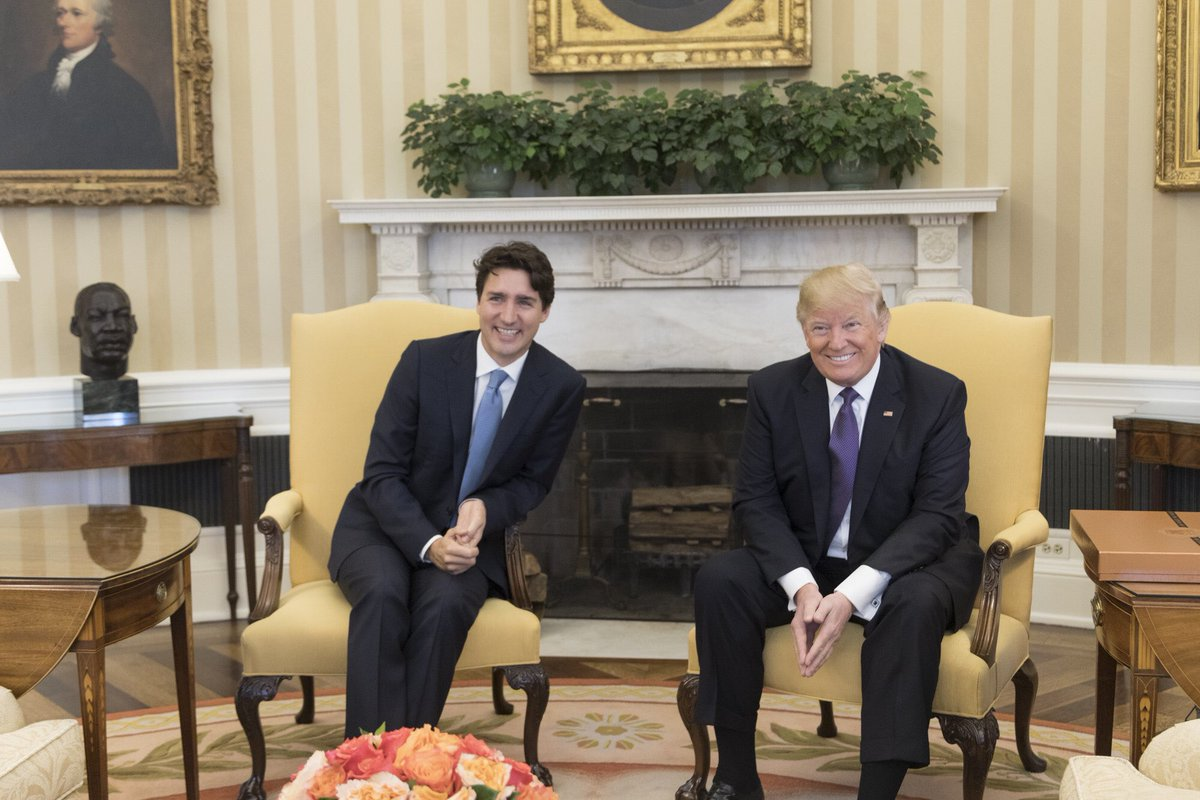
#> input picture image.jpg, 1200 x 800 px
$ jupyter execute --allow-errors facial-landmark.ipynb
#> lines starting #> are read from the running program, lines starting #| are printed output that depends on the picture; after the words box and inside, x2 and y2 are one past the last pixel; in counts of white or black regions, pixels touching at a corner belong together
<h1>Facial Landmark Detection in Python with OpenCV</h1>
<br>
<b>Welcome!</b>

<a id="top"></a>
<h2>Table of Contents</h2>
<ul>
    <li><a href="#00">Install Packages</a></li>
    <li><a href="#01">Retrieve Image</a></li>
    <li><a href="#02">Image Processing</a></li>
    <li><a href="#03">Face Detection</a></li>
    <li><a href="#04">Facial Landmarks Detection</a></li>
    <li><a href="#05">Credits</a></li>
</ul>

<b> Used openCV 4.1.2 and Python 3.7</b>

<a id="00"></a>

## Install Packages

<br><a href="#top" style="text-align:left;">Back to Top</a>

#### Import the OpenCV package

[cell 1]
import cv2
print(cv2.__version__)

#### Import other required packages

[cell 2]
# used for accessing url to download files
import urllib.request as urlreq

# used to access local directory
import os

# used to plot our images
import matplotlib.pyplot as plt

# used to change image size
from pylab import rcParams

<a id="01"></a>
## Retrieve Image

<br><a href="#top" style="text-align:left;">Back to Top</a>

#### Download an image

[cell 3]
# save picture's url in pics_url variable
pics_url = "https://upload.wikimedia.org/wikipedia/commons/archive/7/76/20170623195932%21Donald_Trump_Justin_Trudeau_2017-02-13_02.jpg"

# save picture's name as pic
pic = "image.jpg"

# chech if picture is in working directory
if (pic in os.listdir(os.curdir)):
    print("Picture exists")
else:
    # download picture from url and save locally as image.jpg
    urlreq.urlretrieve(pics_url, pic)
    print("Picture downloaded")

#### Display downloaded image

[cell 4]
# read image with openCV
image = cv2.imread(pic)
#> image is the input picture: shape (800, 1200, 3); mean B, G, R 104, 123.7, 137.1

# plot image with matplotlib package
plt.imshow(image)

<a id="02"></a>
## Image Processing

<br><a href="#top" style="text-align:left;">Back to Top</a>

#### Fix image colours

[cell 5]
# convert image to RGB colour
image_rgb = cv2.cvtColor(image, cv2.COLOR_BGR2RGB)

# plot image with matplotlib package
plt.imshow(image_rgb)

#### Crop Image

``Crop image to a specific size using the image's axes, with top-left of the image being (0,0).
Use image[y:y+depth, x:x+width],
where x and y are the left-hand-side axes to start the cropping.
Width and depth are the x and y dimensions for the cropped image respectively.``

[cell 6]
# set dimension for cropping image
x, y, width, depth = 50, 200, 950, 500
image_cropped = image_rgb[y:(y+depth), x:(x+width)]
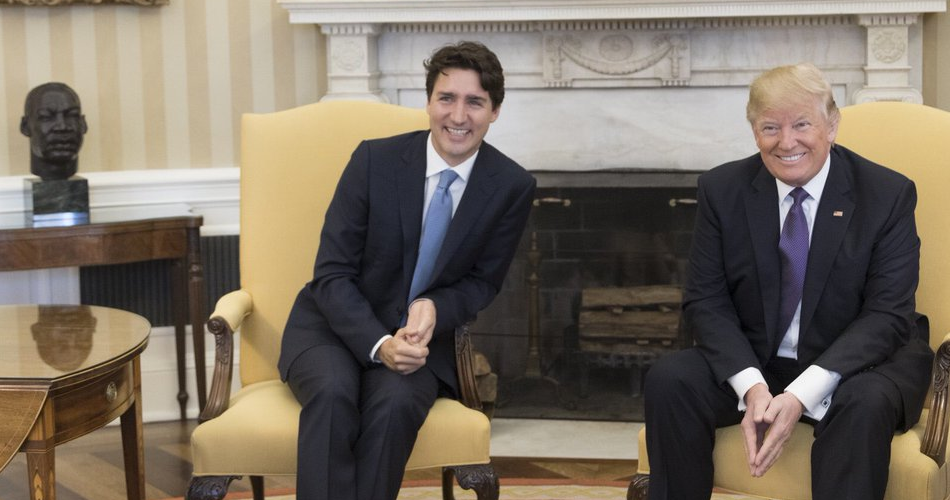
#> image_cropped: shape (500, 950, 3); mean R, G, B 120.9, 110.6, 98.2

# create a copy of the cropped image to be used later
image_template = image_cropped.copy()

# show image
plt.imshow(image_cropped)

#### Image Zoom In

[cell 7]
# Set zooming parameters
rcParams['figure.figsize'] = 10, 12
plt.imshow(image_cropped)

#### Remove the displayed axes

[cell 8]
plt.axis("off")
plt.imshow(image_cropped)

#### Convert image to GrayScale

Note: Face detection algorithm used here performs better with grayscale images

[cell 9]
# convert image to Grayscale
image_gray = cv2.cvtColor(image_cropped, cv2.COLOR_BGR2GRAY)
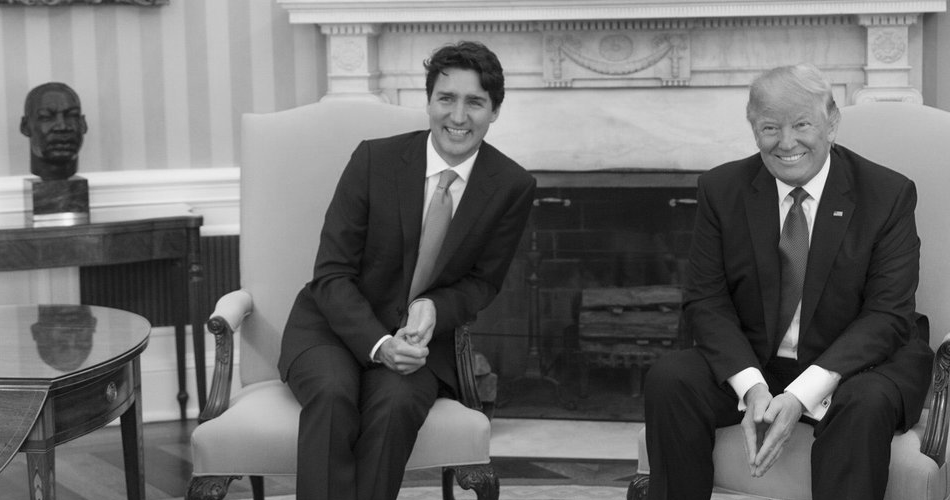
#> image_gray: shape (500, 950); min 1, max 254, mean 108.1

# remove axes
plt.axis("off")
plt.imshow(image_gray, cmap = "gray")

<a id="03"></a>
## Face Detection

<br><a href="#top" style="text-align:left;">Back to Top</a>

#### Download face detection algorithm

[cell 10]
# save face detection algorithm's url in haarcascade_url variable
haarcascade_url = "https://raw.githubusercontent.com/opencv/opencv/master/data/haarcascades/haarcascade_frontalface_alt2.xml"

# save face detection algorithm's name as haarcascade
haarcascade = "haarcascade_frontalface_alt2.xml"

# chech if file is in working directory
if (haarcascade in os.listdir(os.curdir)):
    print("File exists")
else:
    # download file from url and save locally as haarcascade_frontalface_alt2.xml, < 1MB
    urlreq.urlretrieve(haarcascade_url, haarcascade)
    print("File downloaded")

#### Detect Faces

[cell 11]
# create an instance of the Face Detection Cascade Classifier
detector = cv2.CascadeClassifier(haarcascade)

# Detect faces using the haarcascade classifier on the "grayscale image"
faces = detector.detectMultiScale(image_gray)
#> faces = [[29, 92, 63, 63], [424, 71, 74, 74], [745, 96, 78, 78]]

# Print coordinates of detected faces
print("Faces:\n", faces)
#| Faces:
#|  [[ 29  92  63  63]
#|  [424  71  74  74]
#|  [745  96  78  78]]

#### Display Detected Faces

[cell 12]
for face in faces:
#     save the coordinates in x, y, w, d variables
    (x,y,w,d) = face
    # Draw a white coloured rectangle around each face using the face's coordinates
    # on the "image_template" with the thickness of 2
    cv2.rectangle(image_template,(x,y),(x+w, y+d),(255, 255, 255), 2)
#> this loop made 3 passes
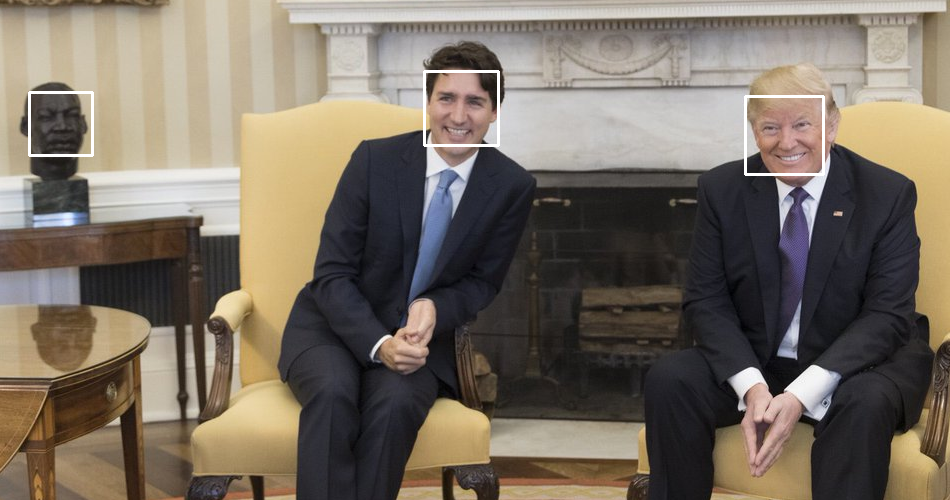
#> image_template: shape (500, 950, 3); 0.54% of pixels changed, all inside (x1, y1, x2, y2) = (28, 70, 825, 176)

plt.axis("off")
plt.imshow(image_template)
plt.title('Face Detection')

<a id="04"></a>
## Facial Landmarks Detection

<br><a href="#top" style="text-align:left;">Back to Top</a>

#### Download Facial Landmark Detection Models

[cell 13]
# save facial landmark detection model's url in LBFmodel_url variable
LBFmodel_url = "https://github.com/kurnianggoro/GSOC2017/raw/master/data/lbfmodel.yaml"

# save facial landmark detection model's name as LBFmodel
LBFmodel = "lbfmodel.yaml"

# check if file is in working directory
if (LBFmodel in os.listdir(os.curdir)):
    print("File exists")
else:
    # download picture from url and save locally as lbfmodel.yaml, < 54MB
    urlreq.urlretrieve(LBFmodel_url, LBFmodel)
#> (this line was passed over: the network is not available in this run)
    print("File downloaded")

#### Get facial landmarks

[cell 14]
# create an instance of the Facial landmark Detector with the model
landmark_detector  = cv2.face.createFacemarkLBF()
#> (the rest of this cell did not finish here and is left out)

#### Display Landmarks

#> (a cell that did not finish here is left out)

#### Zoom in to each landmarks

[cell 16]
# set cropped image
x, y, width, depth = 700, 50, 200, 150
image_cropped3 = image_cropped[y:(y+depth), x:(x+width)]
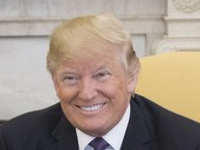
#> image_cropped3: shape (150, 200, 3); mean R, G, B 162.3, 147.7, 135.5

plt.imshow(image_cropped3)

[cell 17]
# set cropped image
x, y, width, depth = 400, 0, 150, 200
image_cropped2 = image_cropped[y:(y+depth), x:(x+width)]
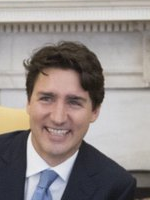
#> image_cropped2: shape (200, 150, 3); mean R, G, B 145.2, 137.1, 134.5

plt.imshow(image_cropped2)

[cell 18]
# set cropped image
x, y, width, depth = 0, 50, 100, 200
image_cropped1 = image_cropped[y:(y+depth), x:(x+width)]
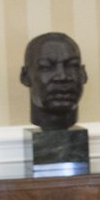
#> image_cropped1: shape (200, 100, 3); mean R, G, B 138.5, 130.6, 118.4

plt.imshow(image_cropped1)

$ run again, with 3-landmark-detections.jpg copied over image.jpg
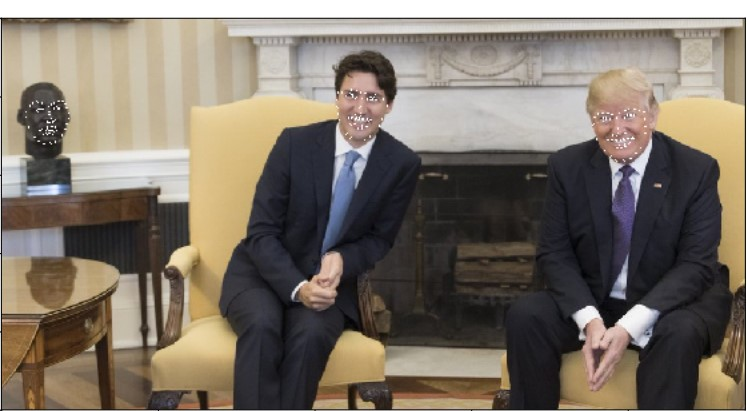
#> input picture 3-landmark-detections.jpg, 747 x 411 px
#> image is the input picture: shape (411, 747, 3); mean B, G, R 105, 116.6, 126.3
#> `image_gray = cv2.cvtColor(image_cropped, cv2.COLOR_BGR2GRAY)`:
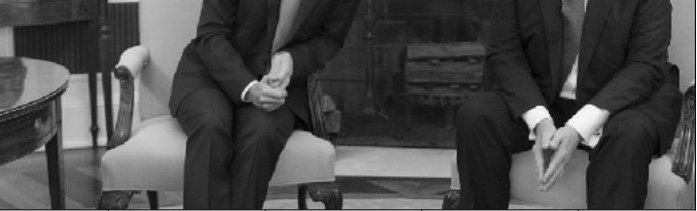
#> image_gray: shape (211, 697); min 2, max 255, mean 73.6
#> faces = ()
#| Faces:
#|  ()
#> image_cropped3 = empty array
#> `image_cropped1 = image_cropped[y:(y+depth), x:(x+width)]`:
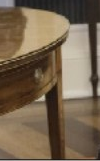
#> image_cropped1: shape (161, 100, 3); mean R, G, B 118.1, 100.4, 78.9

$ run again, with face-detect.jpg copied over image.jpg
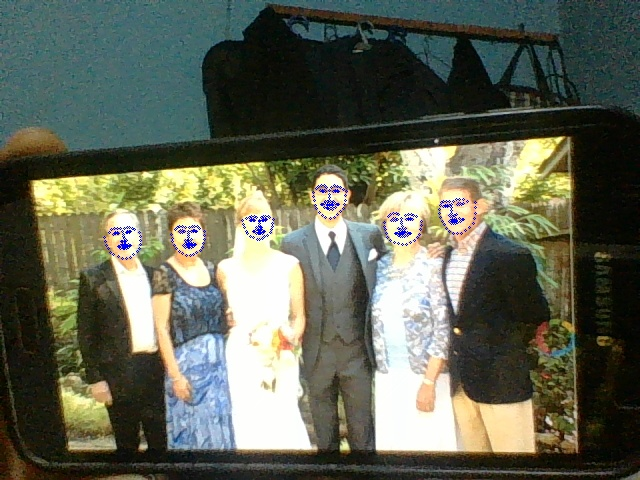
#> input picture face-detect.jpg, 640 x 480 px
#> image is the input picture: shape (480, 640, 3); mean B, G, R 85.6, 101.8, 97.8
#> faces = [[50, 14, 45, 45], [116, 14, 45, 45], [332, 2, 42, 42]]
#| Faces:
#|  [[ 50  14  45  45]
#|  [116  14  45  45]
#|  [332   2  42  42]]
#> the loop `for face in faces:` made 3 passes
#> after the loop `for face in faces:`:
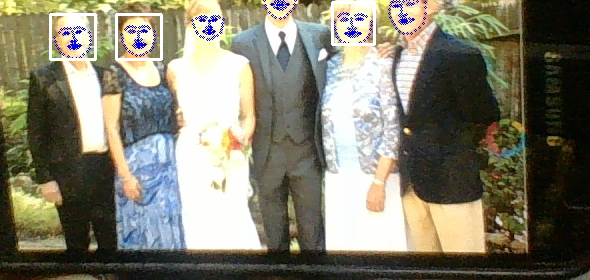
#> image_template: shape (280, 590, 3); mean R, G, B 128.7, 125.9, 109
#> image_cropped3 = empty array
#> `image_cropped1 = image_cropped[y:(y+depth), x:(x+width)]`:
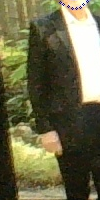
#> image_cropped1: shape (200, 100, 3); mean R, G, B 109.4, 106.5, 74.5

$ run again, with face-detection.jpg copied over image.jpg
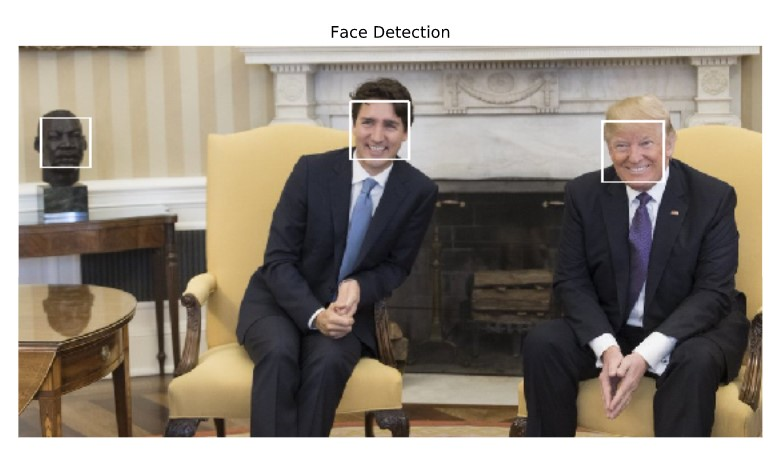
#> input picture face-detection.jpg, 781 x 458 px
#> image is the input picture: shape (458, 781, 3); mean B, G, R 127.5, 137.6, 145.9
#> `image_gray = cv2.cvtColor(image_cropped, cv2.COLOR_BGR2GRAY)`:
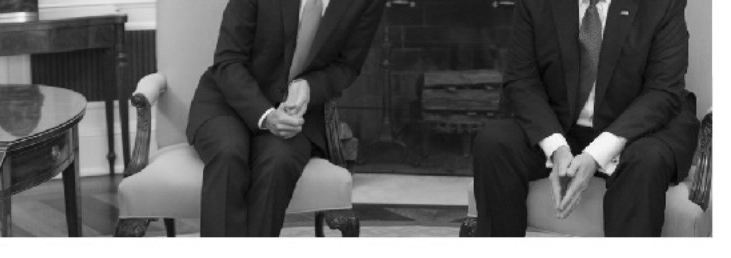
#> image_gray: shape (258, 731); min 1, max 255, mean 94
#> faces = ()
#| Faces:
#|  ()
#> `image_cropped1 = image_cropped[y:(y+depth), x:(x+width)]`:
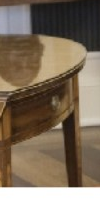
#> image_cropped1: shape (200, 100, 3); mean R, G, B 120.9, 104.5, 85.5
